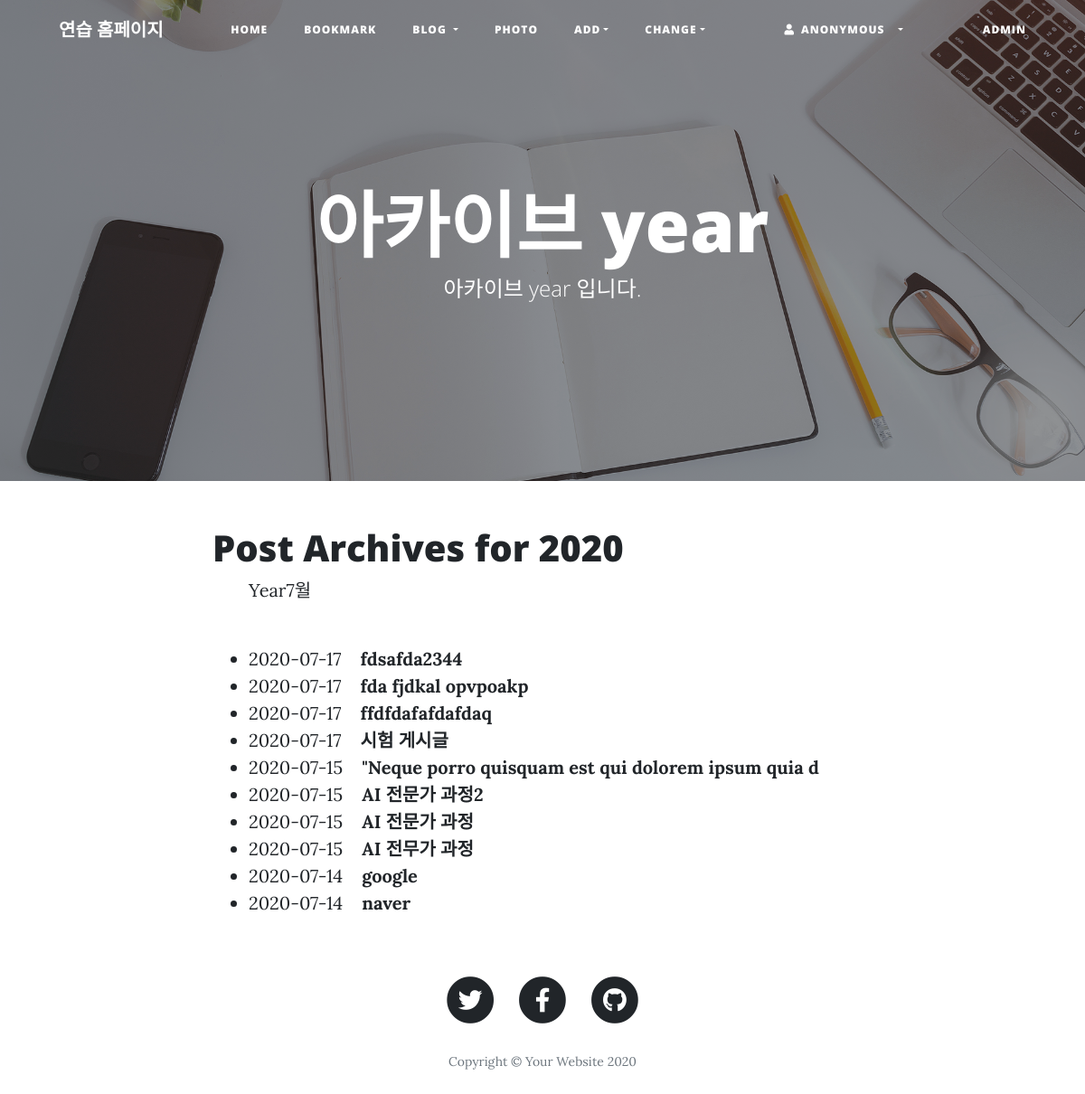
Page /blog/archive/2020 on the committed database.
### blog/models.py (models this page shows, shortened)
class Post(models.Model):
    title = models.CharField(verbose_name='TITLE', max_length=50)
    slug = models.SlugField('SLUG', unique=True, allow_unicode=True, help_text='one word for title for title alias.')
    description = models.CharField('DESCRIPTION', max_length=100, blank=True, help_text='simple description text.')
    content = models.TextField('CONTENT')
    create_dt = models.DateTimeField('CREATE DATE', auto_now_add=True)
    modify_dt = models.DateTimeField('MODIFY DATE', auto_now=True)
    tags = TaggableManager(blank=True)
    owner = models.ForeignKey(User, on_delete=models.CASCADE, verbose_name='OWNER', blank=True, null=True)
    class Meta:
        verbose_name = 'post'
        verbose_name_plural = 'posts'
        db_table = 'blog_posts'
        ordering = ('-modify_dt',)
    def get_absolute_url(self):
        return reverse('blog:post_detail', args=(self.slug,))

### blog/views.py (the view)
# urls.py: path('archive/<int:year>', views.PostYAV.as_view(), name='post_year_archive'),
class PostYAV(YearArchiveView):
    model = Post
    date_field = 'modify_dt'
    make_object_list = True

### blog/templates/blog/post_archive_year.html (shortened to what this page needs)
{% extends 'base.html' %}
{% load static %}
{% block header %}
<header class="masthead" style="background-image: url({% static 'img/home-bg.jpg' %})">
    <div class="overlay"></div>
    <div class="container">
      <div class="row">
        <div class="col-lg-8 col-md-10 mx-auto">
          <div class="site-heading">
            <h1> 아카이브 year </h1>
            <span class="subheading"> 아카이브 year 입니다.</span>
          </div>
        </div>
      </div>
    </div>
  </header>
{% endblock %}
{% block content %}
<div class="container">
    <div class="row">
      <div class="col-lg-8 col-md-10 mx-auto">
        <h1>Post Archives for {{ year|date:"Y" }}</h1>
        <ul>
            {% for date in date_list %}
            <li style="display: inline;">
                <a href="{% url 'blog:post_month_archive' year|date:'Y' date|date:'b' %}">Year{{date|date:"F" }}</a>
            </li>
            {% endfor %}
        </ul>
        <br>
        <div>
            <ul>
                {% for post in object_list %}
                <li>{{ post.modify_dt|date:"Y-m-d" }}&nbsp;&nbsp;&nbsp;
                    <a href="{{ post.get_absolute_url  }}"><strong>{{ post.title }}</strong></a>
                </li>
                {% endfor %}
            </ul>
        </div>
      </div>
    </div>
</div>
{% endblock %}

### rows in the picture
Post: modify_dt "2020-07-17", title "fdsafda2344"
Post: modify_dt "2020-07-17", title "fda fjdkal opvpoakp"
Post: modify_dt "2020-07-17", title "ffdfdafafdafdaq"
Post: modify_dt "2020-07-17", title "시험 게시글"
Post: modify_dt "2020-07-15", title "\"Neque porro quisquam est qui dolorem ipsum quia d"
Post: modify_dt "2020-07-15", title "AI 전문가 과정2"
Post: modify_dt "2020-07-15", title "AI 전문가 과정"
Post: modify_dt "2020-07-15", title "AI 전무가 과정"
Post: modify_dt "2020-07-14", title "google"
Post: modify_dt "2020-07-14", title "naver"

### other values in the picture
{{ year|date:"Y" }} "2020"
{{ date|date:"F" }} "7월"
